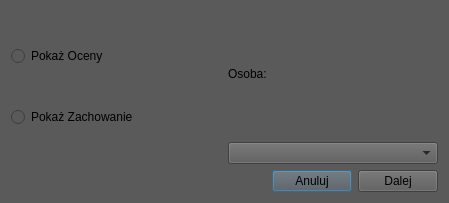
<?xml version="1.0" encoding="UTF-8"?>
<ui version="4.0">
 <class>ShowDataTeacherWindow</class>
 <widget class="QDialog" name="ShowDataTeacherWindow">
  <property name="geometry">
   <rect>
    <x>0</x>
    <y>0</y>
    <width>449</width>
    <height>203</height>
   </rect>
  </property>
  <property name="windowTitle">
   <string>Dialog</string>
  </property>
  <property name="styleSheet">
   <string notr="true">background-color: rgb(90, 90, 90);</string>
  </property>
  <layout class="QVBoxLayout" name="verticalLayout_3">
   <item>
    <layout class="QHBoxLayout" name="horizontalLayout">
     <item>
      <layout class="QVBoxLayout" name="verticalLayout">
       <item>
        <widget class="QRadioButton" name="gradesRadioButton">
         <property name="styleSheet">
          <string notr="true">font: italic 14pt &quot;Trebuchet MS&quot;;
color: &quot;white&quot;;</string>
         </property>
         <property name="text">
          <string>Pokaż Oceny</string>
         </property>
        </widget>
       </item>
       <item>
        <widget class="QRadioButton" name="behaviorRadioButton">
         <property name="styleSheet">
          <string notr="true">font: italic 14pt &quot;Trebuchet MS&quot;;
color: &quot;white&quot;;</string>
         </property>
         <property name="text">
          <string>Pokaż Zachowanie</string>
         </property>
        </widget>
       </item>
      </layout>
     </item>
     <item>
      <layout class="QVBoxLayout" name="verticalLayout_2">
       <item>
        <widget class="QLabel" name="personLabel">
         <property name="styleSheet">
          <string notr="true">font: italic 14pt &quot;Trebuchet MS&quot;;
color: &quot;white&quot;;</string>
         </property>
         <property name="text">
          <string>Osoba:</string>
         </property>
        </widget>
       </item>
       <item>
        <widget class="QComboBox" name="personComboBox">
         <property name="styleSheet">
          <string notr="true">font: italic 14pt &quot;Trebuchet MS&quot;;
color: &quot;white&quot;;</string>
         </property>
        </widget>
       </item>
      </layout>
     </item>
    </layout>
   </item>
   <item>
    <layout class="QHBoxLayout" name="horizontalLayout_2">
     <item>
      <spacer name="horizontalSpacer">
       <property name="orientation">
        <enum>Qt::Horizontal</enum>
       </property>
       <property name="sizeHint" stdset="0">
        <size>
         <width>68</width>
         <height>20</height>
        </size>
       </property>
      </spacer>
     </item>
     <item>
      <widget class="QPushButton" name="cancelPushButton">
       <property name="cursor">
        <cursorShape>OpenHandCursor</cursorShape>
       </property>
       <property name="styleSheet">
        <string notr="true">font: italic 14pt &quot;Trebuchet MS&quot;;
color: &quot;white&quot;;</string>
       </property>
       <property name="text">
        <string>Anuluj</string>
       </property>
      </widget>
     </item>
     <item>
      <widget class="QPushButton" name="nextPushButton">
       <property name="cursor">
        <cursorShape>OpenHandCursor</cursorShape>
       </property>
       <property name="styleSheet">
        <string notr="true">font: italic 14pt &quot;Trebuchet MS&quot;;
color: &quot;white&quot;;</string>
       </property>
       <property name="text">
        <string>Dalej</string>
       </property>
      </widget>
     </item>
    </layout>
   </item>
  </layout>
 </widget>
 <resources/>
 <connections/>
</ui>
